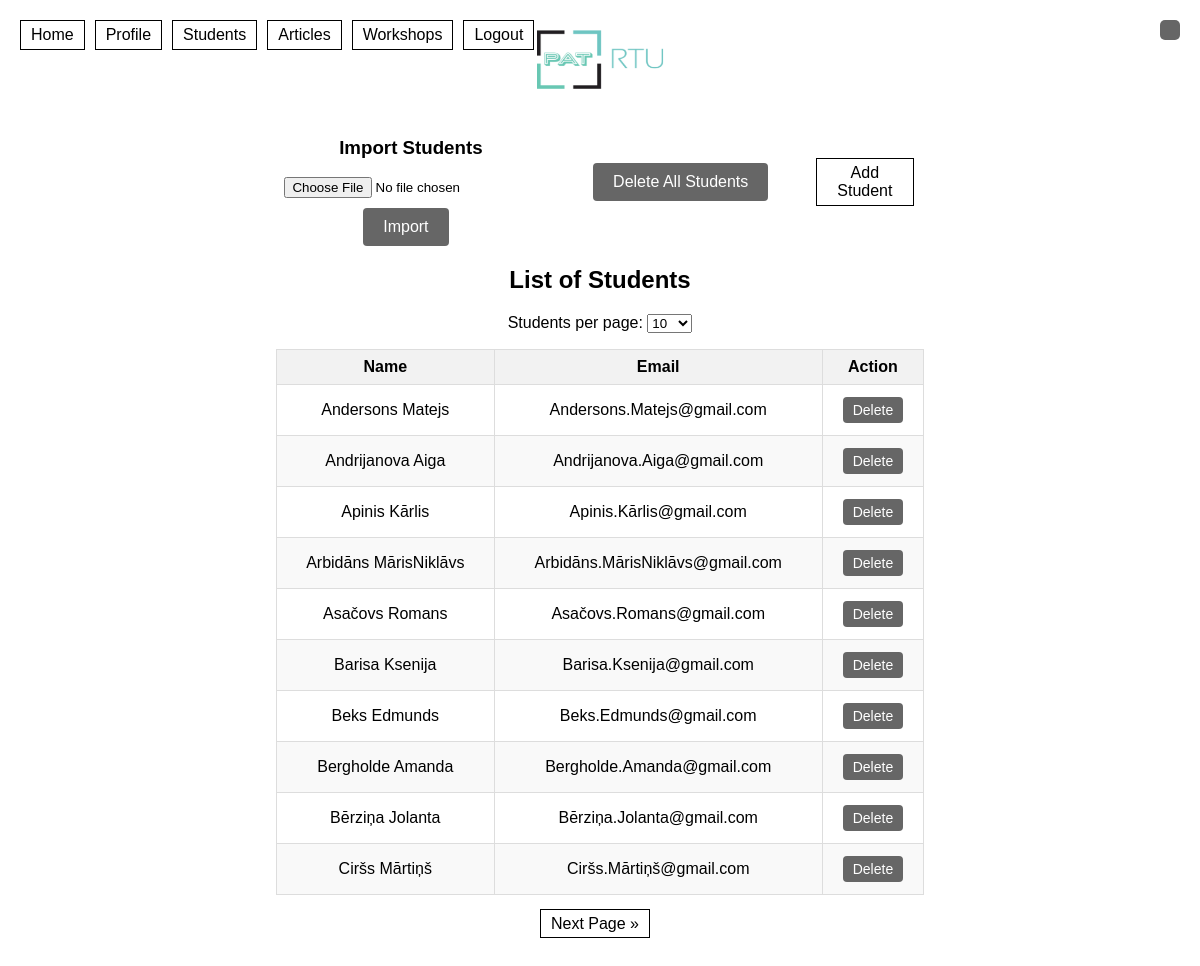
Before: /home_lecturer_students (signed in) with the older database file.
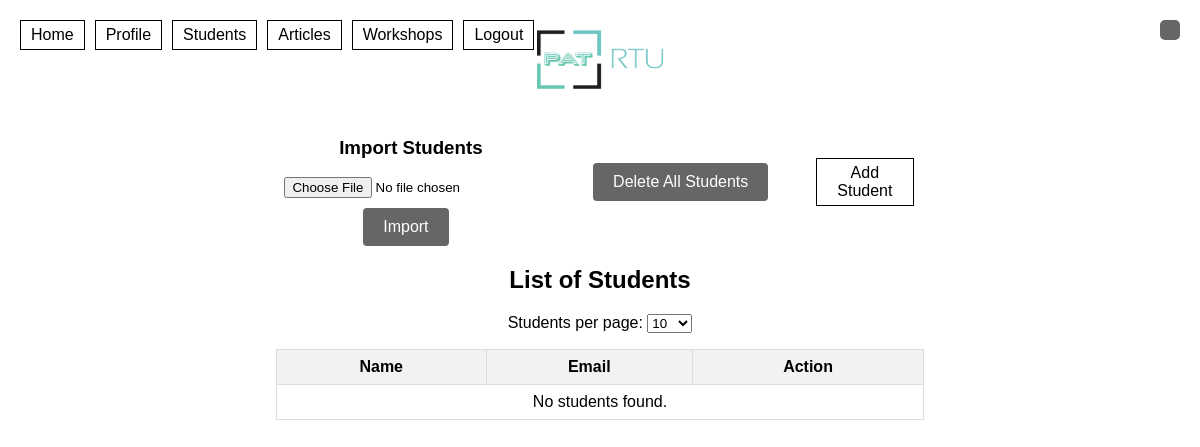
After: the same page with the newer database file.
### website/models.py (models this page shows)
class User(db.Model, UserMixin):
    id = db.Column(db.Integer, primary_key=True)
    email = db.Column(db.String(150), unique=True)
    password = db.Column(db.String(150))
    first_name = db.Column(db.String(150))
    role = db.Column(db.String(10), default='student')  # Possible values: admin, lecturer, student

### website/views.py (the view)
@views.route('/home_lecturer_students')
@login_required
def home_lecturer_students():
    if current_user.role == 'lecturer':
        db_path = 'instance/database.db'
        num_students_per_page = request.args.get('num_students', 10, type=int)
        page = request.args.get('page', 1, type=int)
        total_students = get_total_students_count(db_path)
        total_pages = ceil(total_students / num_students_per_page)
        offset = (page - 1) * num_students_per_page
        students = get_students(db_path, limit=num_students_per_page, offset=offset)  # Adjust for your DB access
        students_list = [{'id': student[0], 'email': student[1], 'first_name': student[2], 'role': student[3]} for student in students]
        prev_url = url_for('views.home_lecturer_students', num_students=num_students_per_page, page=page-1) if page > 1 else None
        next_url = url_for('views.home_lecturer_students', num_students=num_students_per_page, page=page+1) if page < total_pages else None
        return render_template("home_lecturer_students.html", user=current_user, students=students_list, prev_url=prev_url, next_url=next_url)
    else:
        flash("You are not authorized to access this page.", category="error")
        return redirect(url_for("views.home"))

### fetchStudents.py (called while the page is built)
def get_students(db_path, limit=10, offset=0):
    conn = sqlite3.connect(db_path)
    cur = conn.cursor()
    query = "SELECT id, email, first_name, role FROM user WHERE role='student' LIMIT ? OFFSET ?"
    cur.execute(query, (limit, offset))
    students = cur.fetchall()
    conn.close()
    return students

def get_total_students_count(db_path):
    conn = sqlite3.connect(db_path)
    cur = conn.cursor()
    query = "SELECT COUNT(*) FROM user WHERE role='student'"
    cur.execute(query)
    count = cur.fetchone()[0]
    conn.close()
    return count

### website/__init__.py (called while the page is built)
def create_app():
    app = Flask(__name__)
    app.config['SECRET_KEY'] = 'hjshjhdjah kjshkjdhjs'
    app.config['SQLALCHEMY_DATABASE_URI'] = f'sqlite:///{DB_NAME}'
    db.init_app(app)
    from .views import views
    from .auth import auth
    app.register_blueprint(views, url_prefix='/')
    app.register_blueprint(auth, url_prefix='/')
    from .models import User
    create_database(app)
    login_manager = LoginManager()
    login_manager.login_view = 'auth.login'
    login_manager.init_app(app)
    @login_manager.user_loader
    def load_user(id):
        return User.query.get(int(id))
    return app

### website/templates/home_lecturer_students.html (shortened to what this page needs)
{% extends "base.html" %}
{% block content %}
<div class="button-container">
    <div class="upload-container">
        <h3>Import Students</h3>
        <form action="{{ url_for('views.import_students') }}" method="post" enctype="multipart/form-data">
            <input type="file" name="students_xlsx" accept=".xlsx">
            <button type="submit" class="btn btn-primary">Import</button>
        </form>
    </div>
    <div class="delete-container">
        <button class="delete-all-button" onclick="deleteAllStudents()">Delete All Students</button>
    </div>
    <a href="{{ url_for('views.add_student') }}" class="btn btn-primary add-student-btn">Add Student</a>
</div>
<h2>List of Students</h2>
<div class="students-per-page">
    <form method="GET">
        <label for="num_students">Students per page:</label>
        <select name="num_students" id="num_students" onchange="this.form.submit()">
            <option value="10" {% if request.args.get('num_students', default='10') == '10' %} selected {% endif %}>10</option>
        </select>
    </form>
</div>
<div class="students-list">
    <table>
        <thead>
            <tr>
                <th>Name</th>
                <th>Email</th>
                <th>Action</th>
            </tr>
        </thead>
        <tbody>
            {% for student in students %}
            <tr>
                <td>{{ student.first_name }}</td>
                <td>{{ student.email }}</td>
                <td><button class="delete-button" onclick="deleteStudent({{ student.id }})">Delete</button></td>
            </tr>
            {% else %}
            <tr>
                <td colspan="3">No students found.</td>
            </tr>
            {% endfor %}
        </tbody>
    </table>
</div>
<div class="pagination">
    {% if next_url %}
    <a href="{{ next_url }}" class="btn btn-primary">Next Page &raquo;</a>
    {% endif %}
</div>
{% endblock %}

### website/templates/base.html (shortened to what this page needs)
<!DOCTYPE html>
<html>
<head>
<img src="../static/PAT_LOGO.png" alt="My Website Logo" class="logo">
</head>
<div class="sidebar-buttons">
  {% if current_user.is_authenticated %}
    {% if current_user.role == 'admin' %}
      <a class="nav-item nav-link" id="home" href="/home_admin">Home</a>
      <a class="nav-item nav-link" id="profile" href="/profile">Profile</a>
      <a class="nav-item nav-link" id="admin-lecturers" href="/admin_lecturers">Lecturers</a>
    {% elif current_user.role == 'lecturer' %}
      <a class="nav-item nav-link" id="home" href="/home_lecturer">Home</a>
      <a class="nav-item nav-link" id="profile" href="/profile">Profile</a>
      <a class="nav-item nav-link" id="students" href="/home_lecturer_students">Students</a>
      <a class="nav-item nav-link" id="articles" href="/home_lecturer_articles">Articles</a>
      <a class="nav-item nav-link" id="workshops" href="/add_workshop">Workshops</a>
    {% else %}
      <a class="nav-item nav-link" id="home" href="/">Home</a>
      <a class="nav-item nav-link" id="profile" href="/profile">Profile</a>
      {% if request.path != '/home_user_articles' %}
        <a class="nav-item nav-link" id="articles" href="/home_user_articles">Articles</a>
      {% endif %}
    {% endif %}
    <a class="nav-item nav-link" id="logout" href="/logout">Logout</a>
  {% else %}
    <a class="nav-item nav-link" id="login" href="/login">Login</a>
    <a class="nav-item nav-link" id="signUp" href="/sign-up">Sign Up</a>
  {% endif %}
</div>
  <div class="container">
    {% block content %}{% endblock %}
  </div>
  <div id="error-message" class="error-message"></div>
</body>
</html>

### website/templates/base.html (style rules this page uses)
.container { flex: 1; text-align: center; padding: 150px; margin-top: -40px; }
.sidebar-buttons { position: fixed; top: 20px; left: 20px; display: flex; align-items: center; }
.sidebar-buttons a, .btn-primary { margin-right: 10px; padding: 5px 10px; border: 1px solid rgb(0, 0, 0); background-color: transparent; color: rgb(0, 0, 0); text-decoration: none; cursor: pointer; }
.logo { position: absolute; top: 0; left: 50%; transform: translateX(-50%); padding: 10px; width: 150px; height: 100px; }
.error-message { position: fixed; top: 20px; right: 20px; background-color: rgb(102, 102, 102); color: rgb(255, 255, 255); padding: 10px; border-radius: 5px; z-index: 10; }

### website/templates/home_lecturer_students.html (style rules this page uses)
.students-list table { width: 100%; border-collapse: collapse; margin-bottom: 20px; }
.students-list th, .students-list td { border: 1px solid #ddd; padding: 8px; }
.students-list th { background-color: #f2f2f2; }
.button-container { display: flex; justify-content: space-between; align-items: center; margin-bottom: 20px; }
.upload-container, .delete-container { width: 48%; }
.upload-container h3 { margin: 4; }
.delete-all-button { background-color: rgb(102, 102, 102); color: #ffffff; border: none; padding: 10px 20px; text-align: center; text-decoration: none; display: inline-block; font-size: 16px; cursor: pointer; border-radius: 4px; }
.upload-container button { background-color: rgb(102, 102, 102); color: #ffffff; border: none; padding: 10px 20px; text-align: center; text-decoration: none; display: inline-block; font-size: 16px; cursor: pointer; border-radius: 4px; margin-top: 10px; }

Changed rows visible on the page:
removed User: first_name "Andersons Matejs", email "Andersons.Matejs@gmail.com"
removed User: first_name "Andrijanova Aiga", email "Andrijanova.Aiga@gmail.com"
removed User: first_name "Apinis Kārlis", email "Apinis.Kārlis@gmail.com"
removed User: first_name "Arbidāns MārisNiklāvs", email "Arbidāns.MārisNiklāvs@gmail.com"
removed User: first_name "Asačovs Romans", email "Asačovs.Romans@gmail.com"
removed User: first_name "Barisa Ksenija", email "Barisa.Ksenija@gmail.com"
removed User: first_name "Beks Edmunds", email "Beks.Edmunds@gmail.com"
removed User: first_name "Bergholde Amanda", email "Bergholde.Amanda@gmail.com"
removed User: first_name "Bērziņa Jolanta", email "Bērziņa.Jolanta@gmail.com"
removed User: first_name "Ciršs Mārtiņš", email "Ciršs.Mārtiņš@gmail.com"
Other visible differences:
text no longer shown: "Next Page »"
text now shown: "No students found."
